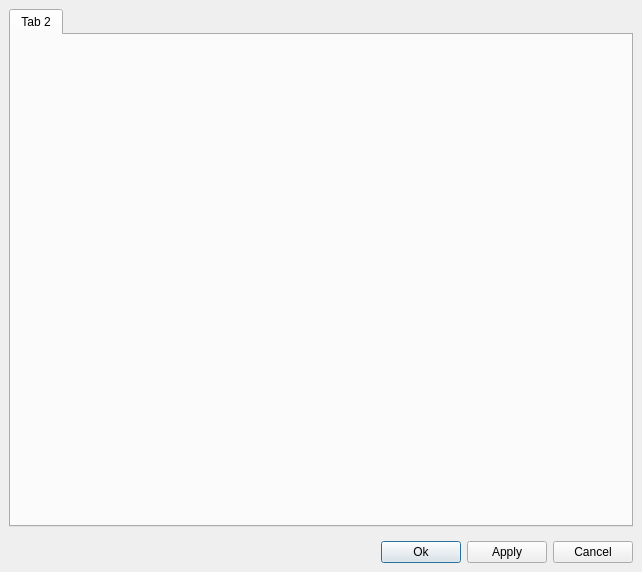
<ui version="4.0" >
 <class>EditorOptionsDialog</class>
 <widget class="QDialog" name="EditorOptionsDialog" >
  <property name="geometry" >
   <rect>
    <x>0</x>
    <y>0</y>
    <width>642</width>
    <height>572</height>
   </rect>
  </property>
  <property name="windowTitle" >
   <string>Object Editor Options</string>
  </property>
  <layout class="QVBoxLayout" >
   <property name="margin" >
    <number>9</number>
   </property>
   <property name="spacing" >
    <number>6</number>
   </property>
   <item>
    <widget class="QTabWidget" name="pages" >
     <property name="currentIndex" >
      <number>0</number>
     </property>
     <widget class="QWidget" name="tab_2" >
      <attribute name="title" >
       <string>Tab 2</string>
      </attribute>
     </widget>
    </widget>
   </item>
   <item>
    <spacer>
     <property name="orientation" >
      <enum>Qt::Vertical</enum>
     </property>
     <property name="sizeType" >
      <enum>QSizePolicy::Fixed</enum>
     </property>
     <property name="sizeHint" >
      <size>
       <width>20</width>
       <height>8</height>
      </size>
     </property>
    </spacer>
   </item>
   <item>
    <widget class="QFrame" name="frame" >
     <property name="frameShape" >
      <enum>QFrame::NoFrame</enum>
     </property>
     <property name="frameShadow" >
      <enum>QFrame::Raised</enum>
     </property>
     <layout class="QHBoxLayout" >
      <property name="margin" >
       <number>0</number>
      </property>
      <property name="spacing" >
       <number>6</number>
      </property>
      <item>
       <spacer>
        <property name="orientation" >
         <enum>Qt::Horizontal</enum>
        </property>
        <property name="sizeHint" >
         <size>
          <width>40</width>
          <height>20</height>
         </size>
        </property>
       </spacer>
      </item>
      <item>
       <widget class="QPushButton" name="ok_pb" >
        <property name="text" >
         <string>Ok</string>
        </property>
       </widget>
      </item>
      <item>
       <widget class="QPushButton" name="apply_pb" >
        <property name="text" >
         <string>Apply</string>
        </property>
       </widget>
      </item>
      <item>
       <widget class="QPushButton" name="cancel_pb" >
        <property name="text" >
         <string>Cancel</string>
        </property>
       </widget>
      </item>
     </layout>
    </widget>
   </item>
  </layout>
 </widget>
 <resources/>
 <connections>
  <connection>
   <sender>cancel_pb</sender>
   <signal>clicked()</signal>
   <receiver>EditorOptionsDialog</receiver>
   <slot>reject()</slot>
   <hints>
    <hint type="sourcelabel" >
     <x>506</x>
     <y>388</y>
    </hint>
    <hint type="destinationlabel" >
     <x>276</x>
     <y>205</y>
    </hint>
   </hints>
  </connection>
  <connection>
   <sender>ok_pb</sender>
   <signal>clicked()</signal>
   <receiver>EditorOptionsDialog</receiver>
   <slot>accept()</slot>
   <hints>
    <hint type="sourcelabel" >
     <x>344</x>
     <y>388</y>
    </hint>
    <hint type="destinationlabel" >
     <x>276</x>
     <y>205</y>
    </hint>
   </hints>
  </connection>
 </connections>
</ui>
